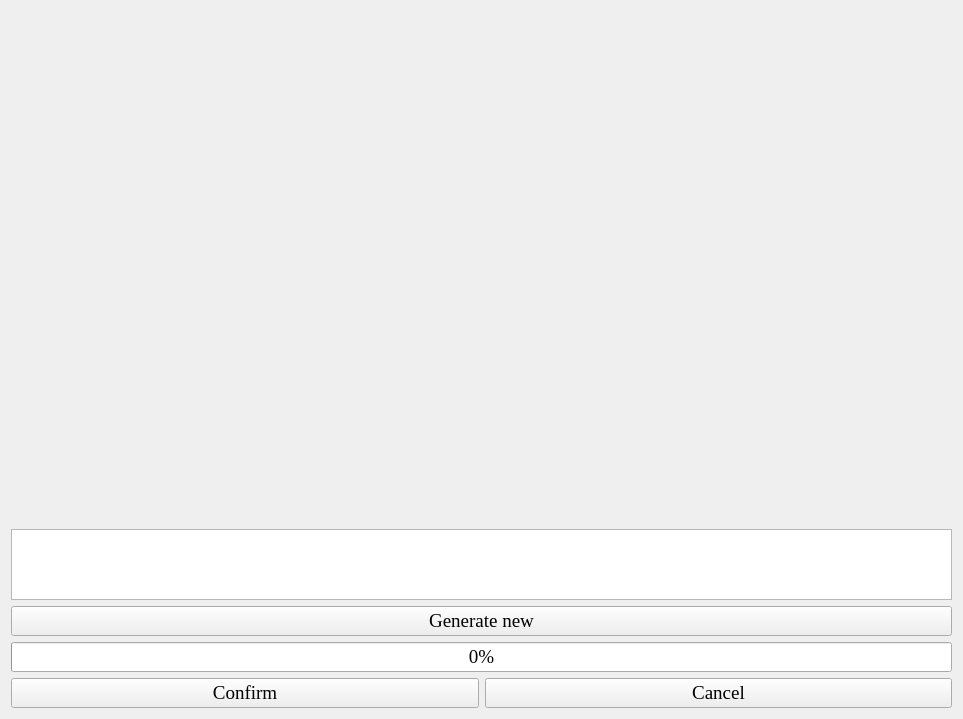
<?xml version="1.0" encoding="UTF-8"?>
<ui version="4.0">
 <class>Image</class>
 <widget class="QDialog" name="Image">
  <property name="geometry">
   <rect>
    <x>0</x>
    <y>0</y>
    <width>963</width>
    <height>719</height>
   </rect>
  </property>
  <property name="minimumSize">
   <size>
    <width>963</width>
    <height>719</height>
   </size>
  </property>
  <property name="font">
   <font>
    <family>Georgia</family>
    <pointsize>14</pointsize>
   </font>
  </property>
  <property name="windowTitle">
   <string>Image</string>
  </property>
  <property name="windowIcon">
   <iconset resource="../resources/resources.qrc">
    <normaloff>:/icons/sources/gameIdeas.jpg</normaloff>:/icons/sources/gameIdeas.jpg</iconset>
  </property>
  <property name="locale">
   <locale language="English" country="UnitedKingdom"/>
  </property>
  <layout class="QVBoxLayout" name="verticalLayout_2">
   <item>
    <layout class="QVBoxLayout" name="verticalLayout">
     <item>
      <widget class="QLabel" name="imageLabel">
       <property name="minimumSize">
        <size>
         <width>512</width>
         <height>512</height>
        </size>
       </property>
       <property name="text">
        <string/>
       </property>
       <property name="alignment">
        <set>Qt::AlignCenter</set>
       </property>
      </widget>
     </item>
     <item>
      <widget class="QPlainTextEdit" name="promptPlainTextEdit"/>
     </item>
     <item>
      <widget class="QPushButton" name="generateNewImagePushButton">
       <property name="text">
        <string>Generate new</string>
       </property>
       <property name="autoDefault">
        <bool>false</bool>
       </property>
       <property name="default">
        <bool>false</bool>
       </property>
      </widget>
     </item>
    </layout>
   </item>
   <item>
    <widget class="QProgressBar" name="progressBar">
     <property name="value">
      <number>0</number>
     </property>
    </widget>
   </item>
   <item>
    <layout class="QHBoxLayout" name="horizontalLayout">
     <item>
      <widget class="QPushButton" name="confirmPushButton">
       <property name="text">
        <string>Confirm</string>
       </property>
       <property name="autoDefault">
        <bool>false</bool>
       </property>
      </widget>
     </item>
     <item>
      <widget class="QPushButton" name="cancelPushButton">
       <property name="text">
        <string>Cancel</string>
       </property>
       <property name="autoDefault">
        <bool>false</bool>
       </property>
      </widget>
     </item>
    </layout>
   </item>
  </layout>
 </widget>
 <resources>
  <include location="../resources/resources.qrc"/>
 </resources>
 <connections/>
</ui>
